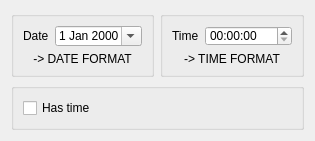
<?xml version="1.0" encoding="UTF-8"?>
<ui version="4.0">
 <class>DateTime</class>
 <widget class="QWidget" name="DateTime">
  <property name="geometry">
   <rect>
    <x>0</x>
    <y>0</y>
    <width>301</width>
    <height>127</height>
   </rect>
  </property>
  <property name="windowTitle">
   <string/>
  </property>
  <property name="windowIcon">
   <iconset resource="CustomTimeCtrl.qrc">
    <normaloff>:/agenda.png</normaloff>:/agenda.png</iconset>
  </property>
  <property name="statusTip">
   <string>Date Time Input</string>
  </property>
  <property name="whatsThis">
   <string>Widget to Input DateTime</string>
  </property>
  <layout class="QVBoxLayout" name="verticalLayout">
   <item>
    <layout class="QHBoxLayout" name="horizontalLayout_2">
     <item>
      <widget class="QGroupBox" name="groupDate">
       <property name="sizePolicy">
        <sizepolicy hsizetype="Preferred" vsizetype="Preferred">
         <horstretch>0</horstretch>
         <verstretch>0</verstretch>
        </sizepolicy>
       </property>
       <property name="toolTip">
        <string>Input the date here</string>
       </property>
       <property name="statusTip">
        <string>Input date</string>
       </property>
       <property name="whatsThis">
        <string>Widget to input date</string>
       </property>
       <property name="title">
        <string/>
       </property>
       <property name="flat">
        <bool>true</bool>
       </property>
       <layout class="QGridLayout" name="gridLayout">
        <item row="0" column="0">
         <widget class="QLabel" name="lbDate">
          <property name="text">
           <string>Date</string>
          </property>
          <property name="buddy">
           <cstring>dateEdit</cstring>
          </property>
         </widget>
        </item>
        <item row="0" column="1">
         <widget class="QDateEdit" name="dateEdit">
          <property name="sizePolicy">
           <sizepolicy hsizetype="Expanding" vsizetype="Preferred">
            <horstretch>0</horstretch>
            <verstretch>0</verstretch>
           </sizepolicy>
          </property>
          <property name="minimumSize">
           <size>
            <width>87</width>
            <height>20</height>
           </size>
          </property>
          <property name="calendarPopup">
           <bool>true</bool>
          </property>
         </widget>
        </item>
        <item row="1" column="0" colspan="2">
         <widget class="QLabel" name="lbDateFormat">
          <property name="sizePolicy">
           <sizepolicy hsizetype="Preferred" vsizetype="Fixed">
            <horstretch>0</horstretch>
            <verstretch>0</verstretch>
           </sizepolicy>
          </property>
          <property name="minimumSize">
           <size>
            <width>112</width>
            <height>13</height>
           </size>
          </property>
          <property name="text">
           <string>-&gt; DATE FORMAT</string>
          </property>
          <property name="alignment">
           <set>Qt::AlignCenter</set>
          </property>
         </widget>
        </item>
       </layout>
      </widget>
     </item>
     <item>
      <widget class="QGroupBox" name="groupTime">
       <property name="sizePolicy">
        <sizepolicy hsizetype="Preferred" vsizetype="Preferred">
         <horstretch>0</horstretch>
         <verstretch>0</verstretch>
        </sizepolicy>
       </property>
       <property name="toolTip">
        <string>Input the time here</string>
       </property>
       <property name="statusTip">
        <string>Input time</string>
       </property>
       <property name="whatsThis">
        <string>Widget to input time</string>
       </property>
       <property name="title">
        <string/>
       </property>
       <property name="flat">
        <bool>true</bool>
       </property>
       <layout class="QGridLayout" name="gridLayout_2">
        <item row="0" column="0">
         <widget class="QLabel" name="lbTime">
          <property name="text">
           <string>Time</string>
          </property>
          <property name="buddy">
           <cstring>timeEdit</cstring>
          </property>
         </widget>
        </item>
        <item row="0" column="1">
         <widget class="QTimeEdit" name="timeEdit">
          <property name="sizePolicy">
           <sizepolicy hsizetype="Expanding" vsizetype="Preferred">
            <horstretch>0</horstretch>
            <verstretch>0</verstretch>
           </sizepolicy>
          </property>
          <property name="minimumSize">
           <size>
            <width>87</width>
            <height>20</height>
           </size>
          </property>
          <property name="calendarPopup">
           <bool>false</bool>
          </property>
         </widget>
        </item>
        <item row="1" column="0" colspan="2">
         <widget class="QLabel" name="lbTimeFormat">
          <property name="sizePolicy">
           <sizepolicy hsizetype="Preferred" vsizetype="Preferred">
            <horstretch>0</horstretch>
            <verstretch>0</verstretch>
           </sizepolicy>
          </property>
          <property name="minimumSize">
           <size>
            <width>112</width>
            <height>13</height>
           </size>
          </property>
          <property name="text">
           <string>-&gt; TIME FORMAT</string>
          </property>
          <property name="alignment">
           <set>Qt::AlignCenter</set>
          </property>
         </widget>
        </item>
       </layout>
      </widget>
     </item>
    </layout>
   </item>
   <item>
    <widget class="QGroupBox" name="groupHasTime">
     <property name="sizePolicy">
      <sizepolicy hsizetype="Preferred" vsizetype="Preferred">
       <horstretch>0</horstretch>
       <verstretch>0</verstretch>
      </sizepolicy>
     </property>
     <property name="title">
      <string/>
     </property>
     <property name="flat">
      <bool>true</bool>
     </property>
     <layout class="QHBoxLayout" name="horizontalLayout">
      <item>
       <widget class="QCheckBox" name="checkTime">
        <property name="sizePolicy">
         <sizepolicy hsizetype="Expanding" vsizetype="Fixed">
          <horstretch>0</horstretch>
          <verstretch>0</verstretch>
         </sizepolicy>
        </property>
        <property name="text">
         <string>Has time</string>
        </property>
       </widget>
      </item>
     </layout>
    </widget>
   </item>
  </layout>
 </widget>
 <resources>
  <include location="CustomTimeCtrl.qrc"/>
 </resources>
 <connections>
  <connection>
   <sender>checkTime</sender>
   <signal>clicked(bool)</signal>
   <receiver>DateTime</receiver>
   <slot>setHasTime(bool)</slot>
   <hints>
    <hint type="sourcelabel">
     <x>147</x>
     <y>97</y>
    </hint>
    <hint type="destinationlabel">
     <x>147</x>
     <y>63</y>
    </hint>
   </hints>
  </connection>
  <connection>
   <sender>DateTime</sender>
   <signal>isAuto(bool)</signal>
   <receiver>dateEdit</receiver>
   <slot>setDisabled(bool)</slot>
   <hints>
    <hint type="sourcelabel">
     <x>147</x>
     <y>63</y>
    </hint>
    <hint type="destinationlabel">
     <x>93</x>
     <y>30</y>
    </hint>
   </hints>
  </connection>
  <connection>
   <sender>DateTime</sender>
   <signal>isAuto(bool)</signal>
   <receiver>timeEdit</receiver>
   <slot>setDisabled(bool)</slot>
   <hints>
    <hint type="sourcelabel">
     <x>147</x>
     <y>63</y>
    </hint>
    <hint type="destinationlabel">
     <x>233</x>
     <y>30</y>
    </hint>
   </hints>
  </connection>
 </connections>
 <slots>
  <signal>isAuto(bool)</signal>
  <signal>isDateTime(bool)</signal>
  <slot>setHasTime(bool)</slot>
 </slots>
</ui>
